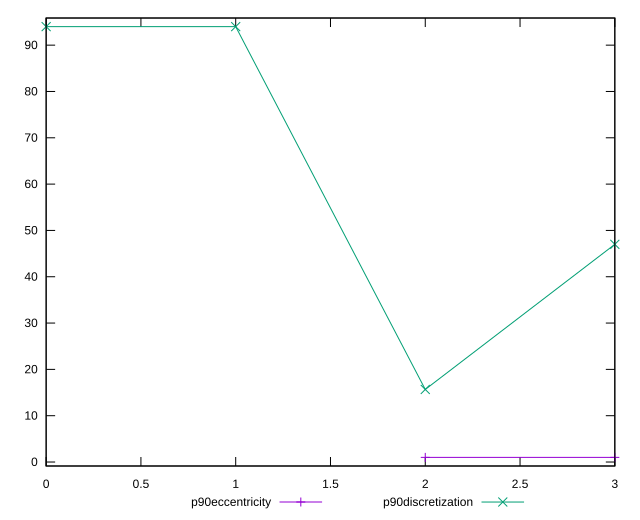

Recreate this plot in gnuplot.
reset

$p90Eccentricity <<EOF
2 0.9999999999999996
3 1.0000000000000024
EOF

$p90Discretization <<EOF
0 94
1 94
2 15.666666666666666
3 47
EOF

set key outside below
set xrange [0:3]
set yrange [-0.8600000000000005:95.86]
set trange [-0.8600000000000005:95.86]
set terminal svg size 640, 520 enhanced background rgb 'white'
set output "reports/report_00031_2021-02-24T23-18-18.084Z/unused-css-rules/progression/eccentricity.svg"

plot $p90Eccentricity title "p90eccentricity" with linespoints, \
     $p90Discretization title "p90discretization" with linespoints

reset
